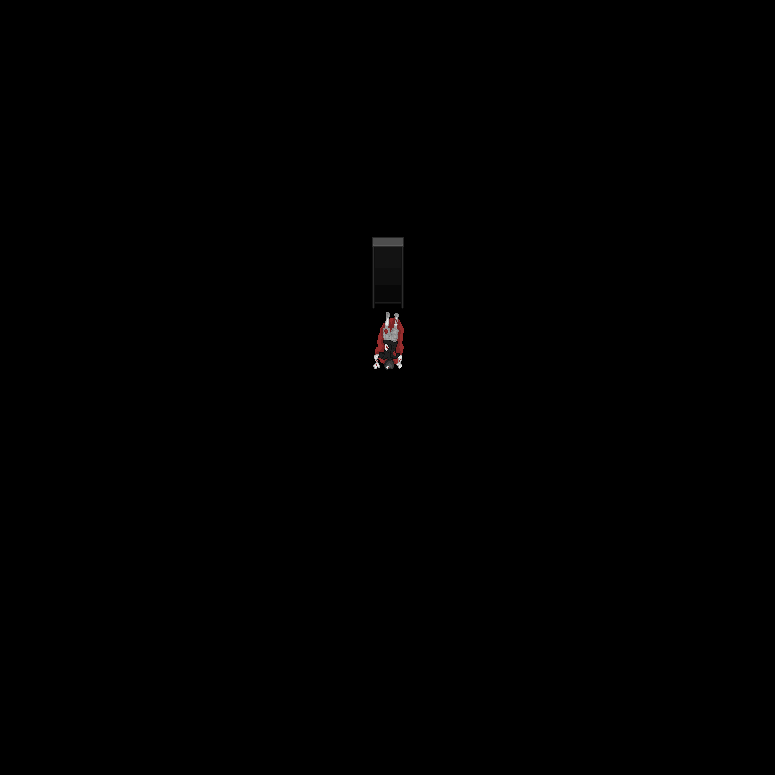

This is a level from a 2D game, rendered from its Tiled map with the project's own tilesets. A one-line summary and the map file follow, with tile-layer data summarised:
An orthogonal 25x25 tile map with 31x31 px tiles, 5 tile layers (Capa de patrones 0, Capa de patrones 1, Capa de patrones 2, Capa de patrones 3, ...), 2 tilesets and 6 objects (Cinematica).

<map version="1.10" tiledversion="1.10.1" orientation="orthogonal" renderorder="right-down" width="25" height="25" tilewidth="31" tileheight="31" infinite="0" nextlayerid="9" nextobjectid="71">
 <tileset firstgid="1" source="OverWorld.Interiores.tsx" />
 <tileset firstgid="321" source="OverWorld.tsx" />
 <layer id="1" name="Capa de patrones 0" width="25" height="25">
  <data>[625 cells, 601 non-empty, 1 distinct tile ids]</data>
 </layer>
 <layer id="2" name="Capa de patrones 1" width="25" height="25">
  <data>[625 cells, 90 non-empty, 4 distinct tile ids]</data>
 </layer>
 <layer id="3" name="Capa de patrones 2" width="25" height="25">
  <data>[625 cells, 2 non-empty, 2 distinct tile ids]</data>
 </layer>
 <layer id="4" name="Capa de patrones 3" width="25" height="25">
  <data>[625 cells, 0 non-empty, 0 distinct tile ids]</data>
 </layer>
 <layer id="7" name="Capa de patrones 4" width="25" height="25">
  <data>[625 cells, 0 non-empty, 0 distinct tile ids]</data>
 </layer>
 <objectgroup id="6" name="Teletransportes">
  <object id="64" x="372" y="620" width="31" height="31">
   <properties>
    <property name="name" value="Start" />
   </properties>
  </object>
  <object id="70" name="Cinematica" x="354.833" y="415.984" width="63.6667" height="20.4545">
   <properties>
    <property name="name" value="cinematica" />
   </properties>
  </object>
 </objectgroup>
 <objectgroup id="8" name="npc" />
 <objectgroup id="5" name="Sólidos">
  <properties>
   <property name="name" value="Solid" />
  </properties>
  <object id="51" x="0" y="-1" width="358.661" height="775.995">
   <properties>
    <property name="name" value="Solid" />
   </properties>
  </object>
  <object id="55" x="358.667" y="667.062" width="57.005" height="685.662">
   <properties>
    <property name="name" value="Solid" />
   </properties>
  </object>
  <object id="66" x="415.679" y="-1.00065" width="358.005" height="776.523">
   <properties>
    <property name="name" value="Solid" />
   </properties>
  </object>
  <object id="67" x="358.663" y="-1.00856" width="57.0121" height="372.392">
   <properties>
    <property name="name" value="Solid" />
   </properties>
  </object>
 </objectgroup>
</map>
